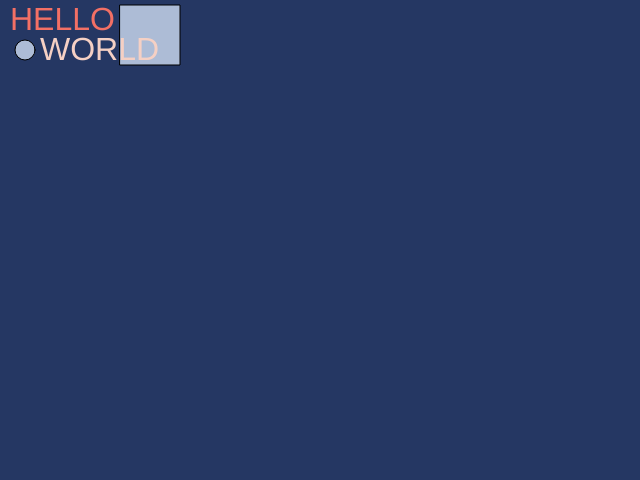
Frame 1 (no input)
Frame 60 (no input): identical to frame 1, image omitted
Frame 120 (the mouse pressed at the canvas centre since frame 60): identical to frame 1, image omitted

The p5.js sketch that drew this single still picture (run headless with seeded random() and noise() and a simulated clock; from frame 60 on, the mouse is pressed at the canvas centre):

// p5.js sketch
// ── sketch.js
function setup() {
  createCanvas(640, 480);
}

function draw() {
  background('#253763');
  fill(173, 188, 214);
  rect(120, 5, 60, 60);
  fill(173, 188, 214)
  ellipse(25, 50, 20, 20);
  textSize(32);
  fill('#F37065');
  text('HELLO', 10, 30);
  fill('#F5D0C4');
  text('WORLD', 40, 60);

}
